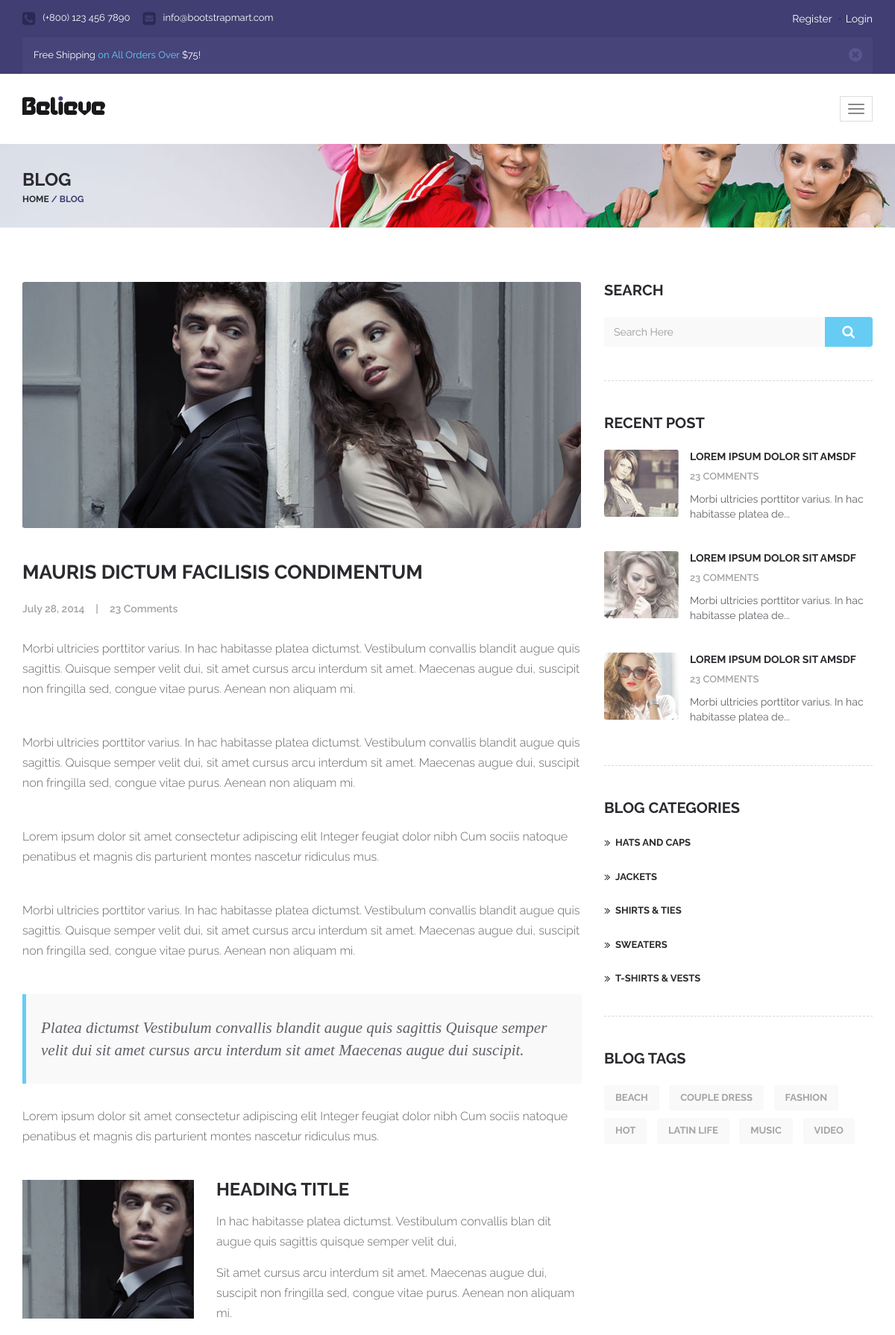
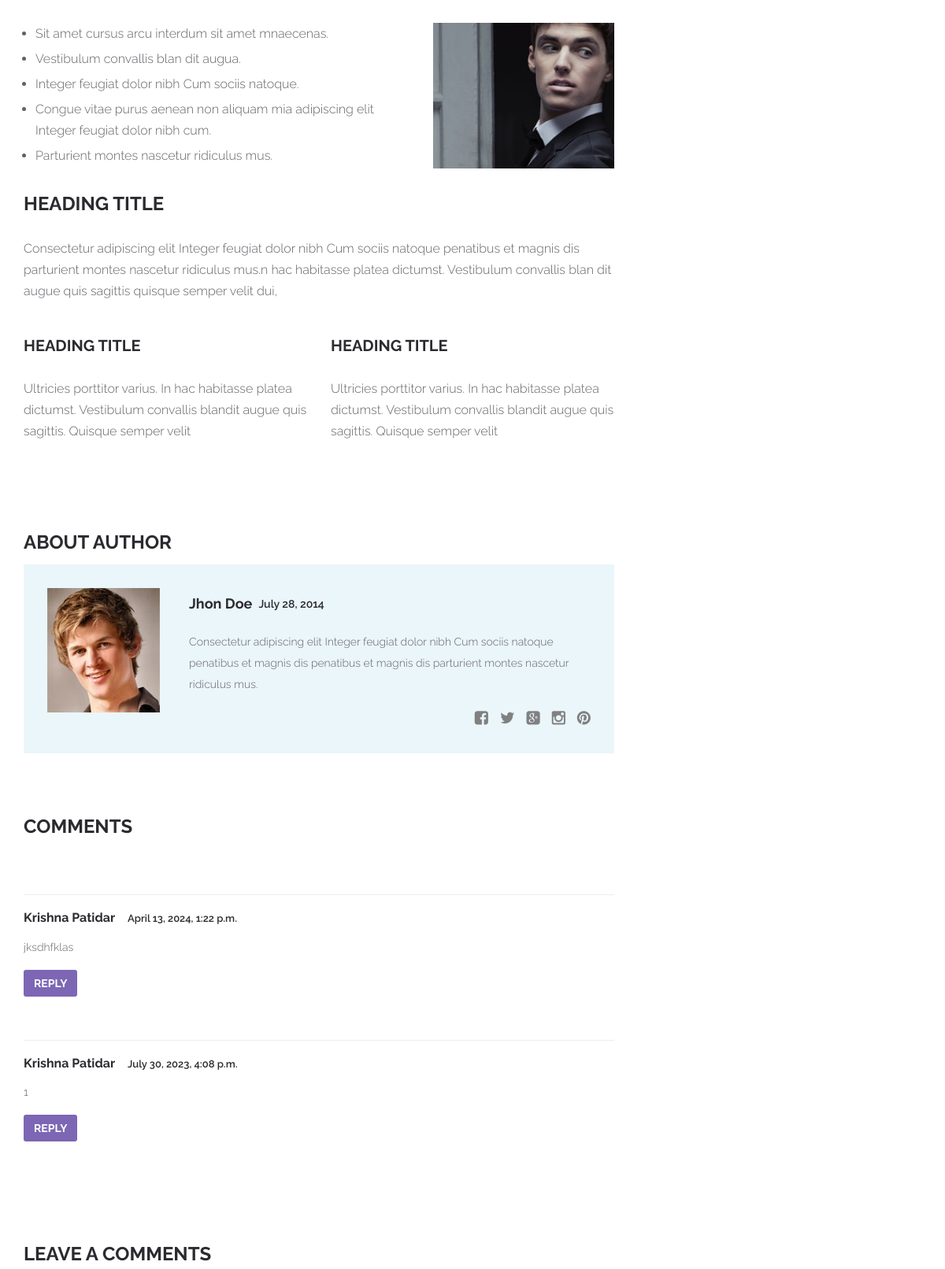
Screenshot of /blog-post/ (upper part) with the database file from the repository (2 pictures, top to bottom).
### a1/models.py (models this page shows, shortened)
class Comment(models.Model):
    name=models.CharField( max_length=50)
    email=models.EmailField()
    comment=models.CharField(max_length=50)
    time=models.DateTimeField(auto_now_add=True)

### a1/views.py (the view)
# urls.py: path('blog-post/',views.blog_post,name='blog-post'),
def blog_post(request):
    comments=Comment.objects.all().order_by("-id")
    if request.method=="POST":
        Comment.objects.create(
        name=request.POST['name'],
        email=request.POST['email'],
        comment=request.POST['comment'],
        )
        return render(request,'blog-detail.html',{'comments':comments})
    else:
        return render(request,'blog-detail.html',{'comments':comments})

### a1/templates/blog-detail.html (shortened to what this page needs)
{%extends 'header.html'%}
{%load static%}
{%block content%}
<!DOCTYPE html>
<html lang="en">
  <head>
  </head>
  <body>
      <div id="wrapper" class="homepage-1">
          <div id="content">
              <div class="page-title">
                  <div class="container">
                      <div class="page-title-inner">
                          <h3>Blog</h3>
                          <div class="breadcumb"> <a href="">Home</a><span> / </span><span>Blog</span></div>
                      </div>
                  </div>
              </div>
              <div class="container">
                  <div class="blog">
                      <div class="row">
                          <div class="col-md-8 blog-content detail">
                              <div class="row">
                                  <div class="col-md-12 blog-block">
                                      <div class="blog-image">
                                          <img src="{%static 'images/blog-1.jpg'%}" alt="" class="img-responsive">
                                      </div>
                                      <h3 class="blog-post-title">Mauris dictum facilisis condimentum</h3>
                                      <div class="blog-meta">July 28, 2014<span>|</span><a href="#comment-sec">23 Comments</a></div>
                                      <p>
                                          Morbi ultricies porttitor varius. In hac habitasse platea dictumst. Vestibulum convallis blandit augue quis sagittis. Quisque semper velit dui, sit amet cursus arcu interdum sit amet. Maecenas augue dui, suscipit non fringilla sed, congue vitae purus. Aenean non aliquam mi.
                                      </p>
                                      <p>
                                          Morbi ultricies porttitor varius. In hac habitasse platea dictumst. Vestibulum convallis blandit augue quis sagittis. Quisque semper velit dui, sit amet cursus arcu interdum sit amet. Maecenas augue dui, suscipit non fringilla sed, congue vitae purus. Aenean non aliquam mi.
                                      </p>
                                      <p>
                                          Lorem ipsum dolor sit amet consectetur adipiscing elit Integer feugiat dolor nibh Cum sociis natoque penatibus et magnis dis parturient montes nascetur ridiculus mus.
                                      </p>
                                      <p>
                                          Morbi ultricies porttitor varius. In hac habitasse platea dictumst. Vestibulum convallis blandit augue quis sagittis. Quisque semper velit dui, sit amet cursus arcu interdum sit amet. Maecenas augue dui, suscipit non fringilla sed, congue vitae purus. Aenean non aliquam mi.
                                      </p>
                                      <blockquote>
                                          Platea dictumst Vestibulum convallis blandit augue quis sagittis Quisque semper velit dui sit amet cursus arcu interdum sit amet Maecenas augue dui suscipit.
                                      </blockquote>
                                      <p>
                                          Lorem ipsum dolor sit amet consectetur adipiscing elit Integer feugiat dolor nibh Cum sociis natoque penatibus et magnis dis parturient montes nascetur ridiculus mus.
                                      </p>
                                      <div class="row align-left">
                                          <div class="col-md-4">
                                              <img src="{%static 'images/al-left.jpg'%}" class="img-responsive" alt="">
                                          </div>
                                          <div class="col-md-8">
                                              <h3 class="sub-title">Heading title</h3>
                                              <p>In hac habitasse platea dictumst. Vestibulum convallis blan dit augue quis sagittis quisque semper velit dui,</p>
                                              <p>Sit amet cursus arcu interdum sit amet. Maecenas augue dui, suscipit non fringilla sed, congue vitae purus. Aenean non aliquam mi.</p>
                                          </div>
                                      </div>
                                      <div class="row align-right">
                                          <div class="col-md-8">
                                              <ul class="base-list">
                                                  <li>Sit amet cursus arcu interdum sit amet mnaecenas. </li>
                                                  <li>Vestibulum convallis blan dit augua.</li>
                                                  <li>Integer feugiat dolor nibh Cum sociis natoque.</li>
                                                  <li>Congue vitae purus aenean non aliquam mia adipiscing elit Integer feugiat dolor nibh cum.</li>
                                                  <li>Parturient montes nascetur ridiculus mus.</li>
                                              </ul>
                                          </div>
                                          <div class="col-md-4">
                                              <img src="{%static 'images/al-left.jpg'%}" class="img-responsive" alt="">
                                          </div>
                                      </div>
                                      <div class="row full-text">
                                          <div class="col-md-12">
                                              <h3 class="sub-title">Heading title</h3>
                                              <p>Consectetur adipiscing elit Integer feugiat dolor nibh Cum sociis natoque penatibus et magnis dis parturient montes nascetur ridiculus mus.n hac habitasse platea dictumst. Vestibulum convallis blan dit augue quis sagittis quisque semper velit dui,</p>
                                          </div>
                                      </div>
                                      <div class="row">
                                          <div class="col-md-6">
                                              <h3 class="sub-title-lvl-2">Heading title</h3>
                                              <p>Ultricies porttitor varius. In hac habitasse platea dictumst. Vestibulum convallis blandit augue quis sagittis. Quisque semper velit</p>
                                          </div>
                                          <div class="col-md-6">
                                              <h3 class="sub-title-lvl-2">Heading title</h3>
                                              <p>Ultricies porttitor varius. In hac habitasse platea dictumst. Vestibulum convallis blandit augue quis sagittis. Quisque semper velit</p>
                                          </div>
                                      </div>
                                      <h3 class="sub-title author">About Author</h3>
                                      <div class="author-block">
                                          <div class="row">
                                              <div class="col-md-3">
                                                  <img src="{%static 'images/author.jpg'%}" alt="" class="img-responsive">
                                              </div>
                                              <div class="col-md-9">
                                                  <div class="author-name">
                                                      <h3>
                                                          Jhon Doe
                                                      </h3>
													  <div class="author-date">
														  July 28, 2014
													  </div>
                                                      <div class="clearfix"></div>
                                                  </div>
                                                  <p>Consectetur adipiscing elit Integer feugiat dolor nibh Cum sociis natoque penatibus et magnis dis penatibus et magnis dis parturient montes nascetur ridiculus mus.</p>
												  <ul class="ft-soc clearfix">
													  <li><a href=""><i class="fa fa-facebook-square"></i></a></li>
													  <li><a href=""><i class="fa fa-twitter"></i></a></li>
													  <li><a href=""><i class="fa fa-google-plus-square"></i></a></li>
													  <li><a href=""><i class="fa fa-instagram"></i></a></li>
													  <li><a href=""><i class="fa fa-pinterest"></i></a></li>
												  </ul>
                                              </div>
                                          </div>
                                      </div>
                                      <h3 class="sub-title comment">Comments</h3>
                                      <div id="comment-sec">
                                          {%for i in comments%}
                                          <div class="media">
                                                <div class="media-body">
                                                    <hr>
                                                  <h4 class="media-heading">{{i.name}}<span> {{i.time}} </span></h4>
                                                  <p>
                                                   {{i.comment}}
                                                  </p>
                                                  <a href="" class="btn btn-purple">Reply</a>
                                              </div>
                                          </div>
                                          {%endfor%}
                                      </div>
                                      <h3 class="sub-title comment">Leave a Comments</h3>
                                  </div>
                              </div>
                          </div>
                          <div class="col-md-4 sidebar">
                              <div class="sidebar-inner">
                                  <div class="search-widget">
                                      <h4>Search</h4>
                                      <form class="side-search">
                                          <div class="input-group">
                                              <input type="text" class="form-control search-wid" placeholder="Search Here" aria-describedby="basic-addon3">
                                              <a href="" class="input-group-addon btn-side-serach" id="basic-addon3"><i class="fa fa-search"></i></a>
                                          </div>
                                      </form>
                                  </div>
                                  <div class="side-recent">
                                      <h4>Recent Post</h4>
                                      <div class="side-recent-ct">
                                          <div class="row">
                                              <div class="col-md-4">
                                                  <a href=""><img src="{%static 'images/rec-blog-1.jpg'%}" alt=""></a>
                                              </div>
                                              <div class="col-md-8">
                                                  <h5><a href="">Lorem ipsum dolor sit amsdf</a></h5>
                                                  <div class="meta"><a href="">23 Comments</a> </div>
												  <p>Morbi ultricies porttitor varius. In hac habitasse platea de...</p>
                                              </div>
                                          </div>
                                      </div>
                                      <div class="side-recent-ct">
                                          <div class="row">
                                              <div class="col-md-4">
                                                  <a href=""><img src="{%static 'images/rec-blog-2.jpg'%}" alt=""></a>
                                              </div>
                                              <div class="col-md-8">
                                                  <h5><a href="">Lorem ipsum dolor sit amsdf</a></h5>
                                                  <div class="meta"><a href="">23 Comments</a> </div>
												  <p>Morbi ultricies porttitor varius. In hac habitasse platea de...</p>
                                              </div>
                                          </div>
                                      </div>
                                      <div class="side-recent-ct">
                                          <div class="row">
                                              <div class="col-md-4">
                                                  <a href=""><img src="{%static 'images/rec-blog-3.jpg'%}" alt=""></a>
                                              </div>
                                              <div class="col-md-8">
                                                  <h5><a href="">Lorem ipsum dolor sit amsdf</a></h5>
                                                  <div class="meta"><a href="">23 Comments</a> </div>
												  <p>Morbi ultricies porttitor varius. In hac habitasse platea de...</p>
                                              </div>
                                          </div>
                                      </div>
                                  </div>
                                  <div class="blog-side-cat">
                                      <h4>Blog Categories</h4>
                                      <ul class="blog-cat-list">
                                          <li><a href="">Hats and Caps</a></li>
                                          <li><a href="">Jackets</a></li>
                                          <li><a href="">Shirts & Ties</a></li>
                                          <li><a href="">Sweaters</a></li>
                                          <li><a href="">T-Shirts & Vests</a></li>
                                      </ul>
                                  </div>
                                  <div class="blog-side-tag">
                                      <h4>Blog Tags</h4>
                                      <a href="">Beach</a>
                                      <a href="">Couple Dress</a>
                                      <a href="">Fashion</a>
                                      <a href="">Hot</a>
                                      <a href="">Latin Life</a>
                                      <a href="">Music</a>
                                      <a href="">Video</a>
                                  </div>
                              </div>
                          </div>
                      </div>
                  </div>
              </div>
          </div>
      </div>
  </body>
</html>
{%endblock%}

### rows the page displays
Comment: name "Krishna Patidar", time "April 13, 2024, 1:22 p.m.", comment "jksdhfklas"
Comment: name "Krishna Patidar", time "July 30, 2023, 4:08 p.m.", comment "1"
